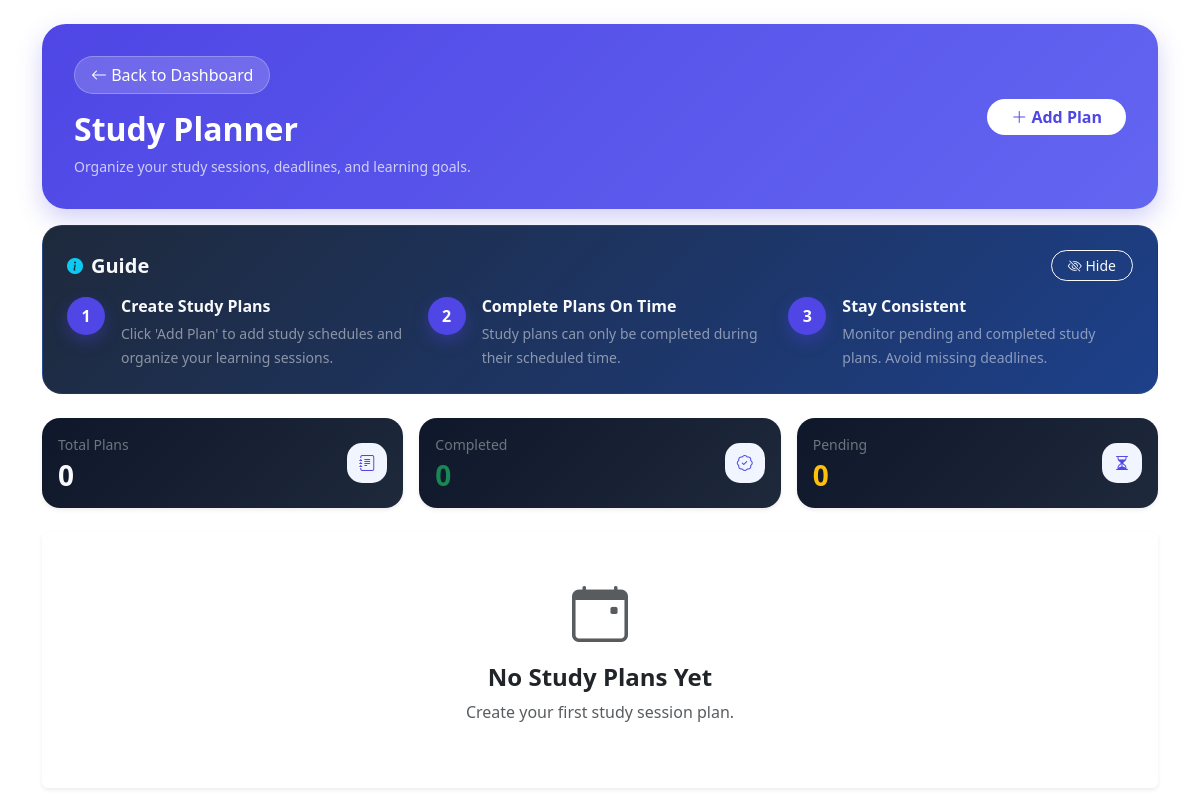
The page /dashboard/study_planner.php (signed in) on the database as committed earlier.
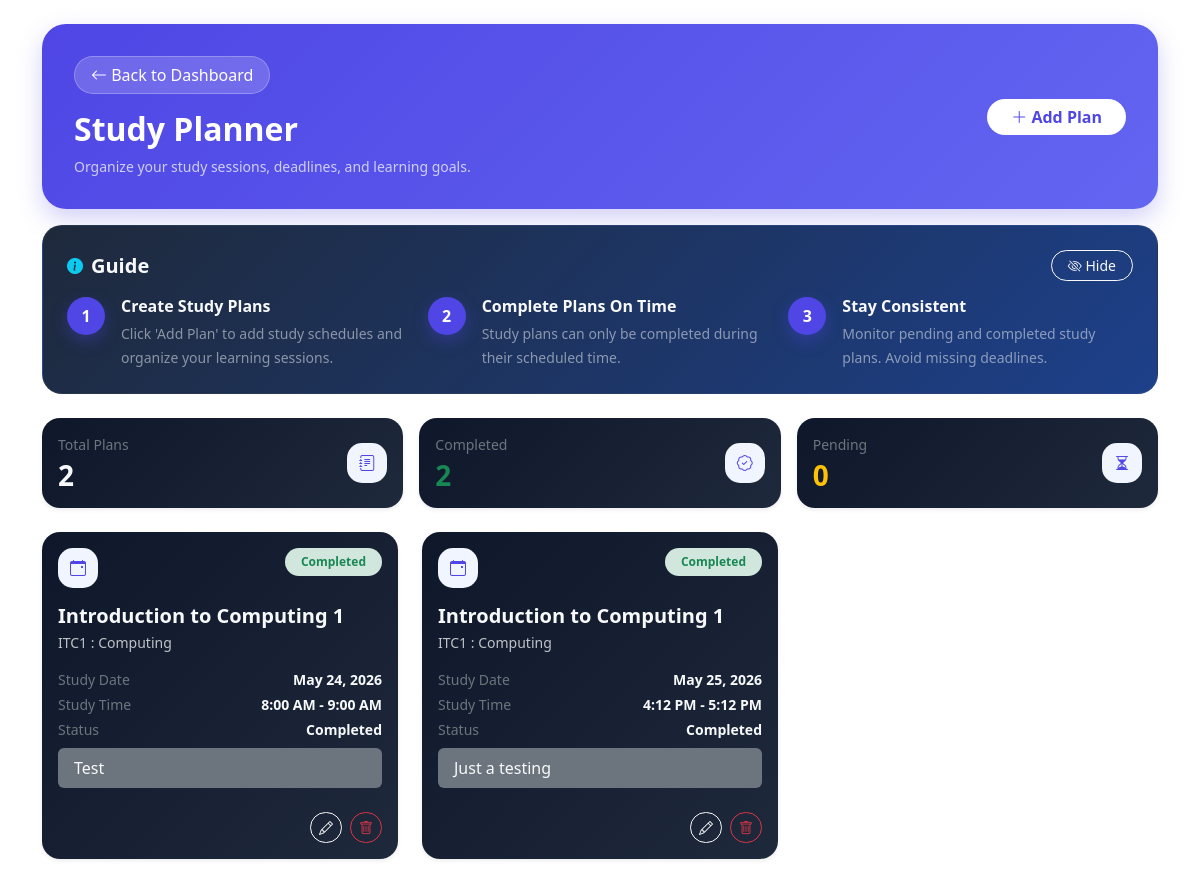
The same page on the database as committed later.
### tables this page shows
CREATE TABLE `study_plans` (
  `id` int(11) NOT NULL,
  `user_id` int(11) NOT NULL,
  `subject_id` int(11) NOT NULL,
  `topic_id` int(11) DEFAULT NULL,
  `study_date` date NOT NULL,
  `start_time` time NOT NULL,
  `end_time` time NOT NULL,
  `status` enum('Pending','Completed','Missed') DEFAULT 'Pending',
  `notes` text DEFAULT NULL,
  `created_at` timestamp NOT NULL DEFAULT current_timestamp()
);

CREATE TABLE `schedules` (
  `id` int(11) NOT NULL,
  `day_id` int(11) NOT NULL,
  `subject_name` varchar(100) NOT NULL,
  `subject_code` varchar(50) DEFAULT NULL,
  `instructor` varchar(100) DEFAULT NULL,
  `units` int(11) DEFAULT 0,
  `start_time` time NOT NULL,
  `end_time` time NOT NULL,
  `room` varchar(100) DEFAULT NULL,
  `created_at` timestamp NOT NULL DEFAULT current_timestamp()
);

CREATE TABLE `subject_topics` (
  `id` int(11) NOT NULL,
  `schedule_id` int(11) NOT NULL,
  `topic_name` varchar(255) NOT NULL,
  `status` enum('Upcoming','Ongoing','Completed') DEFAULT 'Upcoming',
  `created_at` timestamp NOT NULL DEFAULT current_timestamp(),
  `description` text DEFAULT NULL,
  `mastery_level` enum('Not Started','Studying','Mastered') DEFAULT 'Not Started'
);

### dashboard/process_study_planner.php (called while the page is built, shortened)
<?php
require '../includes/db.php';
$user_id = $_SESSION['user']['id'];
$plansLimit = 6;
$plansPage = isset($_GET['page'])
    ? (int) $_GET['page']
    : 1;
$plansOffset = ($plansPage - 1) * $plansLimit;
$plansStmt = $conn->prepare("
    SELECT
        sp.*,
        s.subject_name,
        s.subject_code,
        st.topic_name
    FROM study_plans sp
    LEFT JOIN schedules s
        ON sp.subject_id = s.id
    LEFT JOIN subject_topics st
        ON sp.topic_id = st.id
    WHERE sp.user_id = ?
    ORDER BY
        CASE sp.status
            WHEN 'Pending' THEN 1
            WHEN 'Missed' THEN 2
            WHEN 'Completed' THEN 3
        END,
        sp.study_date ASC
    LIMIT ? OFFSET ?
");
$plansStmt->bind_param(
    "iii",
    $user_id,
    $plansLimit,
    $plansOffset
);
$plansStmt->execute();
$plans = $plansStmt->get_result();
$countStmt = $conn->prepare("
    SELECT
        COUNT(*) AS total,
        SUM(status = 'Completed') AS completed,
        SUM(status != 'Completed') AS pending
    FROM study_plans
    WHERE user_id = ?
");
$countStmt->bind_param("i", $user_id);
$countStmt->execute();
$countResult = $countStmt->get_result()->fetch_assoc();
$totalPlans = $countResult['total'] ?? 0;
$completedPlans = $countResult['completed'] ?? 0;
$pendingPlans = $countResult['pending'] ?? 0;
?>

### dashboard/study_planner_tab.php (the view, shortened to what this page needs)
<div class="row g-4">
    <?php if ($plans->num_rows > 0): ?>
        <?php while ($plan = $plans->fetch_assoc()): ?>
            <?php
                $badgeClass =
                    'bg-success-subtle text-success';
                $countdown =
                    'Completed';
            ?>
            <div class="col-12 col-sm-6 col-lg-4">
                <div class="card border-0 shadow-sm h-100 subject-card">
                    <div class="card-body d-flex flex-column">
                        <div class="d-flex justify-content-between align-items-start gap-3 mb-3">
                            <div class="subject-icon flex-shrink-0">
                                <i class="bi bi-calendar-event"></i>
                            </div>
                            <span class="badge rounded-pill <?= $badgeClass; ?> px-3 py-2 text-wrap">
                                <?= $countdown; ?>
                            </span>
                        </div>
                        <div class="flex-grow-1">
                            <h5 class="fw-bold text-light mb-1 text-break">
                                <?= htmlspecialchars($plan['subject_name']); ?>
                            </h5>
                            <p class="text-light opacity-75 mb-3 small text-break">
                                <?= htmlspecialchars($plan['subject_code']); ?>
                                <?php if ($plan['topic_name']): ?>
                                    : <?= htmlspecialchars($plan['topic_name']); ?>
                                <?php endif; ?>
                            </p>
                            <div class="subject-details">
                                <div class="d-flex justify-content-between align-items-start gap-3 mb-1">
                                    <span class="text-secondary small">
                                        Study Date
                                    </span>
                                    <span class="text-light fw-semibold small text-end">
                                        <?= date('M d, Y', strtotime($plan['study_date'])); ?>
                                    </span>
                                </div>
                                <div class="d-flex justify-content-between align-items-start gap-3 mb-1">
                                    <span class="text-secondary small">
                                        Study Time
                                    </span>
                                    <span class="text-light fw-semibold small text-end">
                                        <?= date('g:i A', strtotime($plan['start_time'])); ?>
                                        -
                                        <?= date('g:i A', strtotime($plan['end_time'])); ?>
                                    </span>
                                </div>
                                <div class="d-flex justify-content-between align-items-start gap-3">
                                    <span class="text-secondary small">
                                        Status
                                    </span>
                                    <span class="text-light fw-semibold small text-end">
                                        <?= htmlspecialchars($plan['status']); ?>
                                    </span>
                                </div>
                                <div class="text-light bg-secondary py-2 px-3 rounded-2 mt-2">
                                    <?= htmlspecialchars($plan['notes'] ?? '') ?>
                                </div>
                            </div>
                        </div>
                    </div>
                    <div class="card-footer border-0 bg-transparent pt-0 mt-2">
                        <div class="d-flex flex-wrap gap-2 justify-content-end mb-2">
                            <button class="btn btn-outline-light btn-sm rounded-pill"
                                    data-bs-toggle="modal"
                                    data-bs-target="#editPlanModal<?= $plan['id']; ?>">
                                <i class="bi bi-pencil"></i>
                            </button>
                            <a href="process_delete_plan.php?id=<?= $plan['id']; ?>"
                            class="btn btn-outline-danger btn-sm rounded-pill"
                            onclick="return confirm('Delete this study plan?')">
                                <i class="bi bi-trash"></i>
                            </a>
                        </div>
                    </div>
                </div>
            </div>
        <?php endwhile; ?>
    <?php else: ?>
        <div class="col-12">
            <div class="card border-0 shadow-sm">
                <div class="card-body text-center py-5">
                    <i class="bi bi-calendar-event display-4 text-muted"></i>
                    <h4 class="fw-bold mt-3">
                        No Study Plans Yet
                    </h4>
                    <p class="text-muted">
                        Create your first study session plan.
                    </p>
                </div>
            </div>
        </div>
    <?php endif; ?>
</div>

### includes/header.php (shortened to what this page needs)
<!DOCTYPE html>
<html lang="en">
<head>
<link href="https://cdn.jsdelivr.net/npm/bootstrap@5.3.3/dist/css/bootstrap.min.css" rel="stylesheet">
<link href="https://cdn.jsdelivr.net/npm/bootstrap-icons@1.11.3/font/bootstrap-icons.css" rel="stylesheet">
<link href="/student-tracker/assets/css/toast.css" rel="stylesheet">

### dashboard/study_planner.php (shortened to what this page needs)
<?php
include 'process_study_planner.php';
include '../includes/header.php';
?>
<link href="../assets/css/study_planner.css" rel="stylesheet">
</head>
<body>
<div class="container py-4">
    <div class="welcome-card mb-3">
        <div class="row align-items-center g-4">
            <div class="col-12 col-lg-8">
                <a href="index.php"
                   class="btn btn-light mb-3 rounded-pill px-3">
                    <i class="bi bi-arrow-left"></i>
                    Back to Dashboard
                </a>
                <h2 class="fw-bold text-white mb-2">
                    Study Planner
                </h2>
                <p class="text-light opacity-75 mb-0 small">
                    Organize your study sessions, deadlines, and learning goals.
                </p>
            </div>
            <div class="col-12 col-lg-4 text-lg-end">
                <button class="btn btn-light fw-semibold rounded-pill px-4"
                        data-bs-toggle="modal"
                        data-bs-target="#addPlanModal">
                    <i class="bi bi-plus-lg"></i>
                    Add Plan
                </button>
            </div>
        </div>
    </div>
    <div class="guide-card mb-4" id="guideCard">
        <div class="d-flex justify-content-between align-items-center mb-3">
            <div class="d-flex align-items-center gap-2">
                <i class="bi bi-info-circle-fill text-info"></i>
                <h5 class="fw-bold text-light mb-0">
                    Guide
                </h5>
            </div>
            <button class="btn btn-sm btn-outline-light rounded-pill px-3"
                    onclick="hideGuide()">
                <i class="bi bi-eye-slash"></i>
                Hide
            </button>
        </div>
        <div class="row g-3">
            <div class="col-md-4">
                <div class="guide-step">
                    <div class="guide-badge">
                        1
                    </div>
                    <div>
                        <h6 class="fw-semibold text-light mb-1">
                            Create Study Plans
                        </h6>
                        <small class="text-light opacity-50">
                            Click &apos;Add Plan&apos; to add study schedules and organize your learning sessions.
                        </small>
                    </div>
                </div>
            </div>
            <div class="col-md-4">
                <div class="guide-step">
                    <div class="guide-badge">
                        2
                    </div>
                    <div>
                        <h6 class="fw-semibold text-light mb-1">
                            Complete Plans On Time
                        </h6>
                        <small class="text-light opacity-50">
                            Study plans can only be completed during their scheduled time.
                        </small>
                    </div>
                </div>
            </div>
            <div class="col-md-4">
                <div class="guide-step">
                    <div class="guide-badge">
                        3
                    </div>
                    <div>
                        <h6 class="fw-semibold text-light mb-1">
                            Stay Consistent
                        </h6>
                        <small class="text-light opacity-50">
                            Monitor pending and completed study plans. Avoid missing deadlines.
                        </small>
                    </div>
                </div>
            </div>
        </div>
    </div>
    <?php include 'study_stats.php'; ?>
    <?php include 'study_planner_tab.php'; ?>
</div>
</body>
</html>

### dashboard/study_stats.php
<div class="row g-3 mb-4">
    <div class="col-6 col-md-6 col-lg-4">
        <div class="card border-0 shadow-sm subject-card h-100">
            <div class="card-body">
                <div class="d-flex justify-content-between align-items-center">
                    <div>
                        <p class="text-secondary small mb-1">
                            Total Plans
                        </p>
                        <h3 class="fw-bold text-light mb-0">
                            <?= $totalPlans; ?>
                        </h3>
                    </div>
                    <div class="subject-icon">
                        <i class="bi bi-journal-text"></i>
                    </div>
                </div>
            </div>
        </div>
    </div>
    <div class="col-6 col-md-6 col-lg-4">
        <div class="card border-0 shadow-sm subject-card h-100">
            <div class="card-body">
                <div class="d-flex justify-content-between align-items-center">
                    <div>
                        <p class="text-secondary small mb-1">
                            Completed
                        </p>
                        <h3 class="fw-bold text-success mb-0">
                            <?= $completedPlans; ?>
                        </h3>
                    </div>
                    <div class="subject-icon">
                        <i class="bi bi-patch-check"></i>
                    </div>
                </div>
            </div>
        </div>
    </div>
    <div class="col-6 col-md-6 col-lg-4">
        <div class="card border-0 shadow-sm subject-card h-100">
            <div class="card-body">
                <div class="d-flex justify-content-between align-items-center">
                    <div>
                        <p class="text-secondary small mb-1">
                            Pending
                        </p>
                        <h3 class="fw-bold text-warning mb-0">
                            <?= $pendingPlans; ?>
                        </h3>
                    </div>
                    <div class="subject-icon">
                        <i class="bi bi-hourglass-split"></i>
                    </div>
                </div>
            </div>
        </div>
    </div>
</div>

### assets/css/study_planner.css (style rules this page uses)
.welcome-card { background: linear-gradient(135deg, #4f46e5, #6366f1); border-radius: 24px; padding: 2rem; box-shadow: 0 10px 25px rgba(79, 70, 229, 0.25); }
.welcome-card .btn-light { background: rgba(255,255,255,0.18); border: 1px solid rgba(255,255,255,0.25); color: #fff; transition: 0.2s ease; backdrop-filter: blur(6px); }
.welcome-card .btn-light.fw-semibold { background: #fff; color: #4f46e5; border: none; }
.guide-card { background: linear-gradient(135deg, #1e293b, #1d408a ); border-radius: 20px; padding: 1.5rem; border: 1px solid rgba(255,255,255,0.05); }
.guide-step { display: flex; gap: 1rem; align-items: flex-start; }
.guide-badge { width: 38px; height: 38px; border-radius: 50%; background: #4f46e5; color: #fff; font-weight: 700; display: flex; align-items: center; justify-content: center; flex-shrink: 0; box-shadow: 0 6px 16px rgba(79,70,229,0.35); }
.subject-card { background: linear-gradient(135deg, #0f172a, #1e293b) !important; transition: 0.2s ease; border-radius: 18px; }
.subject-icon { width: 40px; height: 40px; border-radius: 15px; background: #f1f5ff; display: flex; align-items: center; justify-content: center; font-size: 1rem; color: #4f46e5; }

Rows that differ between the two databases and show on the page:
added study_plans: countdown "Completed", schedules.subject_name "Introduction to Computing 1", schedules.subject_code "ITC1", subject_topics.topic_name "Computing", study_date "May 24, 2026", start_time "8:00 AM", end_time "9:00 AM", status "Completed", notes "Test"
added study_plans: countdown "Completed", schedules.subject_name "Introduction to Computing 1", schedules.subject_code "ITC1", subject_topics.topic_name "Computing", study_date "May 25, 2026", start_time "4:12 PM", end_time "5:12 PM", status "Completed", notes "Just a testing"
Other text that changed with them:
$totalPlans: "0" → "2"
$completedPlans: "0" → "2"
text no longer shown: "No Study Plans Yet Create your first study session plan."
